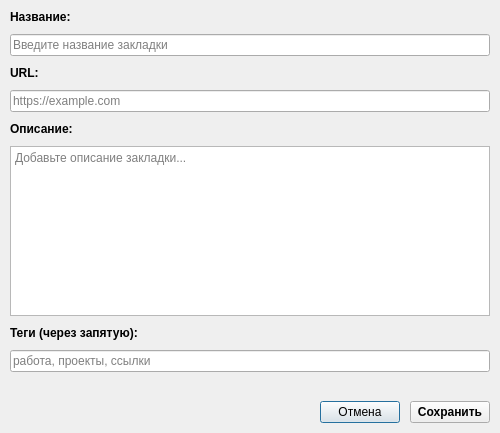
<?xml version="1.0" encoding="UTF-8"?>
<ui version="4.0">
 <class>EditBookmarkDialog</class>
 <widget class="QDialog" name="EditBookmarkDialog">
  <property name="geometry">
   <rect>
    <x>0</x>
    <y>0</y>
    <width>500</width>
    <height>433</height>
   </rect>
  </property>
  <property name="windowTitle">
   <string>Редактировать закладку</string>
  </property>
  <layout class="QVBoxLayout" name="verticalLayout">
   <property name="spacing">
    <number>10</number>
   </property>
   <property name="leftMargin">
    <number>10</number>
   </property>
   <property name="topMargin">
    <number>10</number>
   </property>
   <property name="rightMargin">
    <number>10</number>
   </property>
   <property name="bottomMargin">
    <number>10</number>
   </property>
   <item>
    <widget class="QLabel" name="title_label">
     <property name="styleSheet">
      <string notr="true">font-weight: bold;</string>
     </property>
     <property name="text">
      <string>Название:</string>
     </property>
    </widget>
   </item>
   <item>
    <widget class="QLineEdit" name="title_edit">
     <property name="placeholderText">
      <string>Введите название закладки</string>
     </property>
    </widget>
   </item>
   <item>
    <widget class="QLabel" name="url_label">
     <property name="styleSheet">
      <string notr="true">font-weight: bold;</string>
     </property>
     <property name="text">
      <string>URL:</string>
     </property>
    </widget>
   </item>
   <item>
    <widget class="QLineEdit" name="url_edit">
     <property name="placeholderText">
      <string>https://example.com</string>
     </property>
    </widget>
   </item>
   <item>
    <widget class="QLabel" name="description_label">
     <property name="styleSheet">
      <string notr="true">font-weight: bold;</string>
     </property>
     <property name="text">
      <string>Описание:</string>
     </property>
    </widget>
   </item>
   <item>
    <widget class="QTextEdit" name="description_edit">
     <property name="acceptRichText">
      <bool>false</bool>
     </property>
     <property name="placeholderText">
      <string>Добавьте описание закладки...</string>
     </property>
    </widget>
   </item>
   <item>
    <widget class="QLabel" name="tags_label">
     <property name="styleSheet">
      <string notr="true">font-weight: bold;</string>
     </property>
     <property name="text">
      <string>Теги (через запятую):</string>
     </property>
    </widget>
   </item>
   <item>
    <widget class="QLineEdit" name="tags_edit">
     <property name="placeholderText">
      <string>работа, проекты, ссылки</string>
     </property>
    </widget>
   </item>
   <item>
    <spacer name="verticalSpacer">
     <property name="orientation">
      <enum>Qt::Vertical</enum>
     </property>
     <property name="sizeHint" stdset="0">
      <size>
       <width>20</width>
       <height>40</height>
      </size>
     </property>
    </spacer>
   </item>
   <item>
    <layout class="QHBoxLayout" name="button_layout">
     <property name="spacing">
      <number>10</number>
     </property>
     <item>
      <spacer name="horizontalSpacer">
       <property name="orientation">
        <enum>Qt::Horizontal</enum>
       </property>
       <property name="sizeHint" stdset="0">
        <size>
         <width>40</width>
         <height>20</height>
        </size>
       </property>
      </spacer>
     </item>
     <item>
      <widget class="QPushButton" name="cancel_btn">
       <property name="text">
        <string>Отмена</string>
       </property>
      </widget>
     </item>
     <item>
      <widget class="QPushButton" name="save_btn">
       <property name="styleSheet">
        <string notr="true">font-weight: bold;</string>
       </property>
       <property name="text">
        <string>Сохранить</string>
       </property>
      </widget>
     </item>
    </layout>
   </item>
  </layout>
 </widget>
 <resources/>
 <connections/>
</ui>
